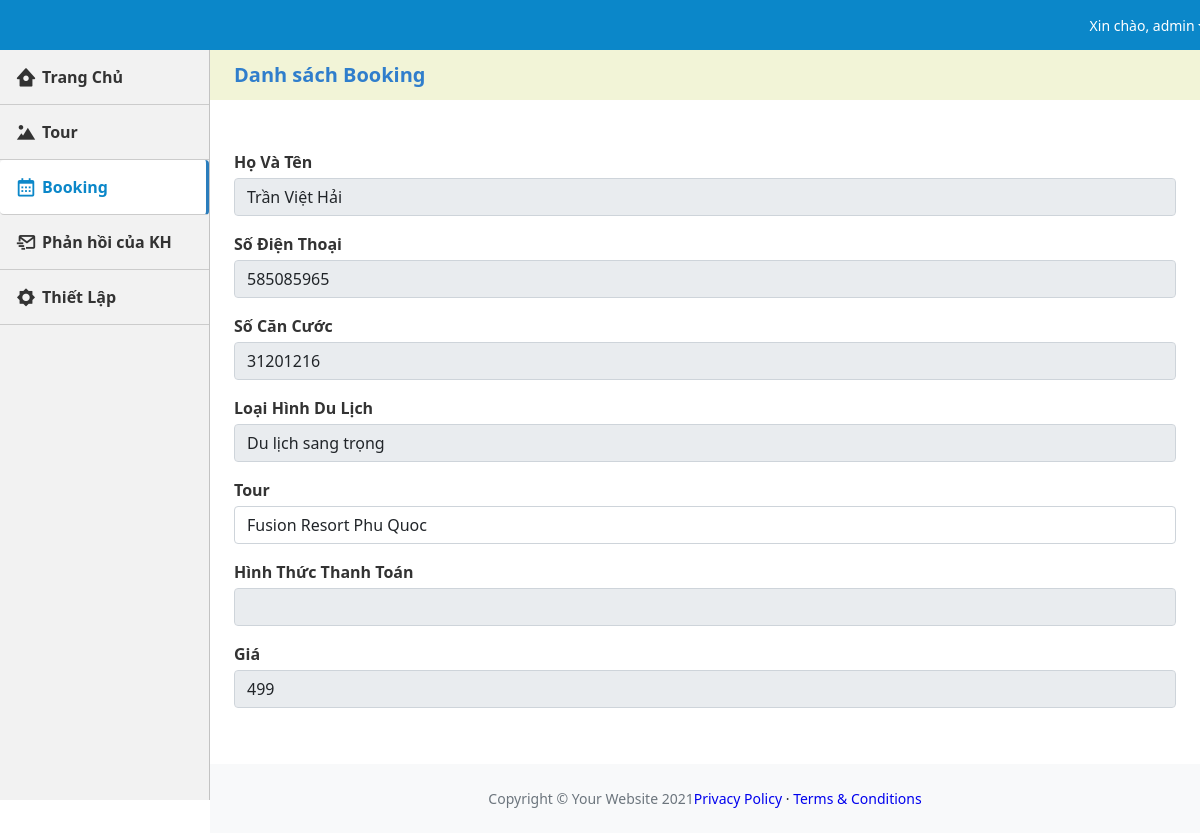
The page /booking-sua.php?id=1 (signed in) on the database its author committed.
### tables this page shows
CREATE TABLE `tbl_booking` (
  `id_booking` int(11) NOT NULL,
  `id_tour` int(11) NOT NULL,
  `ho_va_ten` varchar(30) NOT NULL,
  `dia_chi` varchar(300) NOT NULL,
  `so_dien_thoai` varchar(15) NOT NULL,
  `so_can_cuoc` varchar(15) NOT NULL,
  `loai_hinh_DL` varchar(40) NOT NULL,
  `hinh_thuc_thanh_toan` varchar(30) NOT NULL,
  `gia` int(11) NOT NULL
);

CREATE TABLE `tbl_tour` (
  `id_tour` int(11) NOT NULL,
  `loai_hinh` varchar(30) NOT NULL,
  `diem_den` varchar(50) NOT NULL,
  `khoang_thoi_gian` varchar(30) NOT NULL,
  `anh_1` varchar(255) NOT NULL,
  `anh_2` varchar(255) NOT NULL,
  `gioi_thieu_tour` text NOT NULL,
  `dich_vu_1` varchar(40) NOT NULL,
  `dich_vu_2` varchar(40) NOT NULL,
  `dich_vu_3` varchar(40) NOT NULL,
  `dich_vu_4` varchar(40) NOT NULL,
  `dich_vu_5` varchar(40) NOT NULL,
  `gia` int(11) NOT NULL,
  `link` text NOT NULL
);

### booking-sua.php (the view, shortened to what this page needs)
<?php
    $page = 'booking';
?>
<!DOCTYPE html>
<html lang="en">
    <head>
        <link href='https://unpkg.com/boxicons@2.0.9/css/boxicons.min.css' rel='stylesheet'>
        <link href="https://cdn.jsdelivr.net/npm/simple-datatables@latest/dist/style.css" rel="stylesheet" />
        <link href="css/styles.css" rel="stylesheet" />
        <link href="css/main.css" rel="stylesheet" />
    </head>
    <body class="sb-nav-fixed">
        <nav class="sb-topnav navbar navbar-expand navbar-dark bg-dark px-4" >
            <ul class="navbar-nav ms-auto ms-md-0 ">
                <li class="nav-item dropdown">
                    <a class="nav-link dropdown-toggle" id="navbarDropdown" href="#" role="button" data-bs-toggle="dropdown" aria-expanded="false" style="font-size: 14px;">Xin chào, admin</a>
                </li>
            </ul>
        </nav>
        <div id="layoutSidenav">
            <div id="layoutSidenav_nav">
                <nav class="sb-sidenav accordion sb-sidenav-dark" id="sidenavAccordion">
                    <div class="sb-sidenav-menu">
                    <ul class="nav">
                            <li class=" <?php if($page == 'home'){echo 'active';} ?>">
                                <a class="" href="index.php"><i class='bx bxs-home-circle'></i>
                                    <b>Trang Chủ</b></a>
                            </li>
                            <li class="<?php if($page == 'tour'){echo 'active';} ?>">
                                <a class="" href="tour.php"><i class='bx bxs-landscape'></i>
                                    <b>Tour</b></a>
                            </li>
                            <li class="<?php if($page == 'booking'){echo 'active';}?>">
                                <a class="" href="booking.php"><i class='bx bx-calendar' ></i>
                                    <b>Booking</b></a>
                            </li>
                            <li class="<?php if($page == 'send'){echo 'active';}?>">
                                <a class="" href="./phan_hoi_kh.php"><i class='bx bx-mail-send'></i>
                                    <b>Phản hồi của KH</b></a>
                            </li>
                            <li class="<?php if($page == 'setting'){echo 'active';}?>">
                                <a class="" href="./setting.php"><i class='bx bxs-brightness'></i>
                                    <b>Thiết Lập</b></a>
                            </li>
                        </ul>
                    </div>
                </nav>
            </div>
            <div id="layoutSidenav_content">
                <main>
                    <div >
                      <div class="container-list">
                        <div class="display-flex">
                            <h2 class="container-heading">Danh sách Booking</h2>
                        </div>
                      </div>
                        <div class="card mb-4 px-4">
                                <table class="table table-bordered table-striped">
                                    <?php
                                        include('config.php');
                                        $booking_id = $_GET["id"];
                                        $sql = "
                                                  SELECT *
                                                  FROM tbl_booking, tbl_tour
                                                  WHERE id_booking = '".$booking_id."' AND tbl_booking.id_tour= tbl_tour.id_tour
                                                  ORDER BY id_booking ASC";
                                        $noi_dung = mysqli_query($ket_noi, $sql);
                                        $row = mysqli_fetch_array($noi_dung)
                                    ;?>
                                    <form method="POST" action="booking-sua-action.php" enctype="multipart/form-data">
                                        <div class="form-floating mb-3">
                                            <label for="txtHoTen">Họ Và Tên</label>
                                            <input class="form-control" id="txtHoTen" name="txtHoTen" placeholder=" Họ và Tên" value="<?php echo $row['ho_va_ten'];?>" disabled/>
                                        </div>
                                        <div class="form-floating mb-3">
                                            <label for="txtSDT">Số Điện Thoại</label>
                                            <input class="form-control" id="txtSDT" name="txtSDT" placeholder=" Ngày Phát Hành" value="<?php echo $row['so_dien_thoai'];?>" disabled />
                                        </div>
                                        <div class="form-floating mb-3">
                                            <label for="txtSCC"> Số Căn Cước</label>
                                            <input class="form-control" id="txtSCC" name="txtSCC" placeholder=" Số Căn Cước" value="<?php echo $row['so_can_cuoc'];?>" disabled/>
                                        </div>
                                        <div class="form-floating mb-3">
                                            <label for="txtLoaiHinh">Loại Hình Du Lịch</label>
                                            <input class="form-control" id="txtLoaiHinh" name="txtLoaiHinh" placeholder=" Loại Hình Du Lịch" value="<?php echo $row['loai_hinh_DL'];?>" disabled/>
                                        </div>
                                        <div class="form-floating mb-3">
                                            <label for="txtTour">Tour</label>
                                            <input class="form-control" id="txtTour" name="txtTour" placeholder=" Tour" value="<?php echo $row['diem_den'];?>"/>
                                        </div>
                                        <div class="form-floating mb-3">
                                            <label for="txthinhthuc">Hình Thức Thanh Toán</label>
                                            <input class="form-control" id="txthinhthuc" name="txthinhthuc" placeholder=" Hình Thức Thanh Toán" value ="<?php echo $row['hinh_thuc_thanh_toan'];?>" disabled/>
                                        </div>
                                        <div class="form-floating mb-3">
                                            <label for="txtGia">Giá</label>
                                            <input class="form-control" id="txtGia" name="txtGia" placeholder=" Loại Giá" value="<?php echo $row['gia'];?>"disabled/>
                                        </div>
                                    </form>
                                </table>
                        </div>
                    </div>
                </main>
                <footer class="py-4 bg-light mt-auto">
                    <div class="container-fluid px-4">
                        <div class="d-flex align-items-center justify-content-between small">
                            <div class="text-muted">Copyright &copy; Your Website 2021</div>
                            <div>
                                <a href="#">Privacy Policy</a>
                                &middot;
                                <a href="#">Terms &amp; Conditions</a>
                            </div>
                        </div>
                    </div>
                </footer>
            </div>
        </div>
    </body>
</html>

### css/main.css (style rules this page uses)
a { text-decoration: none; }
.sb-sidenav-menu .nav li { line-height: 30px; }
.sb-sidenav-menu .nav li a { position: relative; display: flex; align-items: center; padding: 12px 15px; color: #333; border-bottom: 1px solid #ccc; }
.sb-sidenav-menu .nav li a i { font-size: 22px; padding-right: 5px }
.sb-sidenav-menu .nav li.active a { background-color: white !important; border-right: 3px solid #2B7DBC; color: #0b87c9; border-radius: 4px; }
.container-heading { margin: 0; color: #307ECC; font-size: 20px; font-weight: bold; line-height: 50px; }
.display-flex { display: flex; justify-content:space-between; padding-right: 1.5rem !important; padding-left: 1.5rem !important; }
.container-list { background-color: #f2f4d7; margin-bottom: 50px; }
.form-floating label { color: #333; margin-bottom: 4px; font-weight: 600; }

### rows shown on the page
tbl_booking: txtHoTen "Trần Việt Hải", txtSDT "585085965", txtSCC "31201216", txtLoaiHinh "Du lịch sang trọng", txtTour "Fusion Resort Phu Quoc", txtGia "499"
